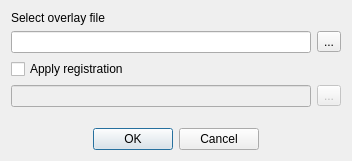
<?xml version="1.0" encoding="UTF-8"?>
<ui version="4.0">
 <class>DialogLoadSurfaceOverlay</class>
 <widget class="QDialog" name="DialogLoadSurfaceOverlay">
  <property name="geometry">
   <rect>
    <x>0</x>
    <y>0</y>
    <width>357</width>
    <height>193</height>
   </rect>
  </property>
  <property name="windowTitle">
   <string>Load Surface Overlay</string>
  </property>
  <layout class="QVBoxLayout" name="verticalLayout">
   <property name="sizeConstraint">
    <enum>QLayout::SetFixedSize</enum>
   </property>
   <item>
    <widget class="QLabel" name="label">
     <property name="text">
      <string>Select overlay file</string>
     </property>
    </widget>
   </item>
   <item>
    <layout class="QHBoxLayout" name="horizontalLayout">
     <item>
      <widget class="QLineEdit" name="lineEditFile">
       <property name="minimumSize">
        <size>
         <width>300</width>
         <height>0</height>
        </size>
       </property>
      </widget>
     </item>
     <item>
      <widget class="QToolButton" name="toolButton">
       <property name="text">
        <string>...</string>
       </property>
       <property name="icon">
        <iconset resource="freeview.qrc">
         <normaloff>:/resource/icons/file_open_16.png</normaloff>:/resource/icons/file_open_16.png</iconset>
       </property>
      </widget>
     </item>
    </layout>
   </item>
   <item>
    <widget class="QCheckBox" name="checkBoxRegistration">
     <property name="text">
      <string>Apply registration</string>
     </property>
    </widget>
   </item>
   <item>
    <layout class="QHBoxLayout" name="horizontalLayout_2">
     <item>
      <widget class="QLineEdit" name="lineEditRegistration">
       <property name="enabled">
        <bool>false</bool>
       </property>
      </widget>
     </item>
     <item>
      <widget class="QToolButton" name="toolButtonRegistration">
       <property name="enabled">
        <bool>false</bool>
       </property>
       <property name="text">
        <string>...</string>
       </property>
       <property name="icon">
        <iconset resource="freeview.qrc">
         <normaloff>:/resource/icons/file_open_16.png</normaloff>:/resource/icons/file_open_16.png</iconset>
       </property>
      </widget>
     </item>
    </layout>
   </item>
   <item>
    <spacer name="verticalSpacer">
     <property name="orientation">
      <enum>Qt::Vertical</enum>
     </property>
     <property name="sizeHint" stdset="0">
      <size>
       <width>20</width>
       <height>15</height>
      </size>
     </property>
    </spacer>
   </item>
   <item>
    <widget class="QDialogButtonBox" name="buttonBox">
     <property name="orientation">
      <enum>Qt::Horizontal</enum>
     </property>
     <property name="standardButtons">
      <set>QDialogButtonBox::Cancel|QDialogButtonBox::Ok</set>
     </property>
     <property name="centerButtons">
      <bool>true</bool>
     </property>
    </widget>
   </item>
  </layout>
 </widget>
 <resources>
  <include location="freeview.qrc"/>
 </resources>
 <connections>
  <connection>
   <sender>buttonBox</sender>
   <signal>accepted()</signal>
   <receiver>DialogLoadSurfaceOverlay</receiver>
   <slot>OnOK()</slot>
   <hints>
    <hint type="sourcelabel">
     <x>227</x>
     <y>171</y>
    </hint>
    <hint type="destinationlabel">
     <x>157</x>
     <y>192</y>
    </hint>
   </hints>
  </connection>
  <connection>
   <sender>buttonBox</sender>
   <signal>rejected()</signal>
   <receiver>DialogLoadSurfaceOverlay</receiver>
   <slot>reject()</slot>
   <hints>
    <hint type="sourcelabel">
     <x>295</x>
     <y>177</y>
    </hint>
    <hint type="destinationlabel">
     <x>286</x>
     <y>192</y>
    </hint>
   </hints>
  </connection>
  <connection>
   <sender>checkBoxRegistration</sender>
   <signal>toggled(bool)</signal>
   <receiver>lineEditRegistration</receiver>
   <slot>setEnabled(bool)</slot>
   <hints>
    <hint type="sourcelabel">
     <x>117</x>
     <y>84</y>
    </hint>
    <hint type="destinationlabel">
     <x>127</x>
     <y>103</y>
    </hint>
   </hints>
  </connection>
  <connection>
   <sender>checkBoxRegistration</sender>
   <signal>toggled(bool)</signal>
   <receiver>toolButtonRegistration</receiver>
   <slot>setEnabled(bool)</slot>
   <hints>
    <hint type="sourcelabel">
     <x>325</x>
     <y>86</y>
    </hint>
    <hint type="destinationlabel">
     <x>336</x>
     <y>110</y>
    </hint>
   </hints>
  </connection>
  <connection>
   <sender>toolButton</sender>
   <signal>clicked()</signal>
   <receiver>DialogLoadSurfaceOverlay</receiver>
   <slot>OnButtonOpen()</slot>
   <hints>
    <hint type="sourcelabel">
     <x>329</x>
     <y>48</y>
    </hint>
    <hint type="destinationlabel">
     <x>417</x>
     <y>46</y>
    </hint>
   </hints>
  </connection>
  <connection>
   <sender>toolButtonRegistration</sender>
   <signal>clicked()</signal>
   <receiver>DialogLoadSurfaceOverlay</receiver>
   <slot>OnButtonRegistration()</slot>
   <hints>
    <hint type="sourcelabel">
     <x>333</x>
     <y>113</y>
    </hint>
    <hint type="destinationlabel">
     <x>419</x>
     <y>117</y>
    </hint>
   </hints>
  </connection>
 </connections>
 <slots>
  <slot>OnOK()</slot>
  <slot>OnButtonOpen()</slot>
  <slot>OnButtonRegistration()</slot>
 </slots>
</ui>
